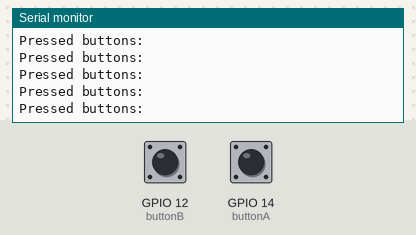
This sketch was run on a simulated ESP8266 (NodeMCU). Parts: the last lines printed to the serial monitor. The inputs (shaded band) are chosen by the test bench; at power-on: GPIO 12 (buttonB) HIGH, GPIO 14 (buttonA) HIGH.

Above: at 1.4 s.
1.5 s: GPIO 12 (buttonB) pulled LOW for 0.25 s
At 1.76 s:
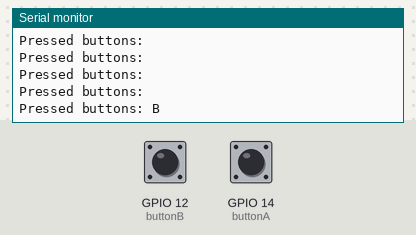
3.2 s: GPIO 14 (buttonA) pulled LOW for 0.25 s
At 3.36 s:
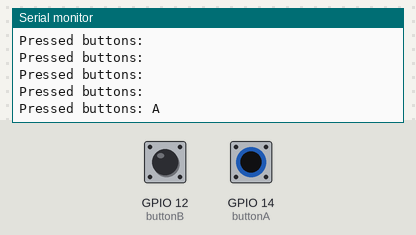
4.9 s: GPIO 12 (buttonB) driven LOW and GPIO 14 (buttonA) driven LOW
At 5.16 s:
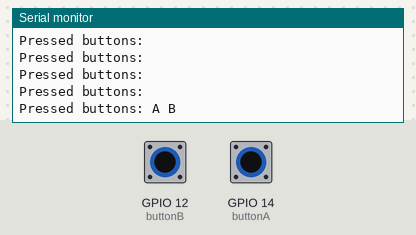

Measured:
- after the input at 1.5 s, the serial monitor: prints a new line after 0.10 s (image 1)
- after the input at 3.2 s, the serial monitor: prints a new line at once (image 2)
- after the input at 4.9 s, the serial monitor: prints a new line after 0.10 s (image 3)

The sketch:

ButtonTest.ino
```cpp
// (licence header left out)
// constants won't change. They're used here to set pin numbers:
const int buttonA = 14;     // GPIO14 => WeMos D1 mini: Pin D5
const int buttonB = 12;     // GPIO12 => WeMos D1 mini: Pin D6

// variables will change:
int buttonStateA = 0;
int buttonStateB = 0;

void setup() {
  initSerial();

  // initialize the buttons as inputs
  pinMode(buttonA, INPUT);
  pinMode(buttonB, INPUT);
}

void loop() {
  buttonStateA = digitalRead(buttonA);
  buttonStateB = digitalRead(buttonB);

  Serial.print("Pressed buttons: ");

  if (buttonStateA == LOW) {
    Serial.print("A ");
  }
  if (buttonStateB == LOW) {
    Serial.print("B");
  }
  Serial.println();
  delay(200);
}
```

BbtCommon.ino
```cpp
//---------------------------------------------------------------------
// BBT: common functions
//---------------------------------------------------------------------

/*
 * Initialize serial communication with 9600 baud
 */
void initSerial() {
  Serial.begin(9600);
  delay(200); // get the serial interface time to initialize
  Serial.println();
}

/*
 *  Wait for a 'A' on the serial input.
 */
void waitForStart() {
  Serial.print("Start with [A] > ");
  String input;
  while(!hasAPressed()) {
    delay(100);
  }
  Serial.printf("\nRead the start command: %s", input.c_str());
}
boolean hasAPressed() {
  if(Serial.available() > 0) {
    char c = Serial.read();

    if (c != '\n') Serial.print(c);
    if (c == 'A') return true;
  }
  return false;
}


/*
 * A simple pause function.
 */
void pause() {
    delay(2000);
}
```
